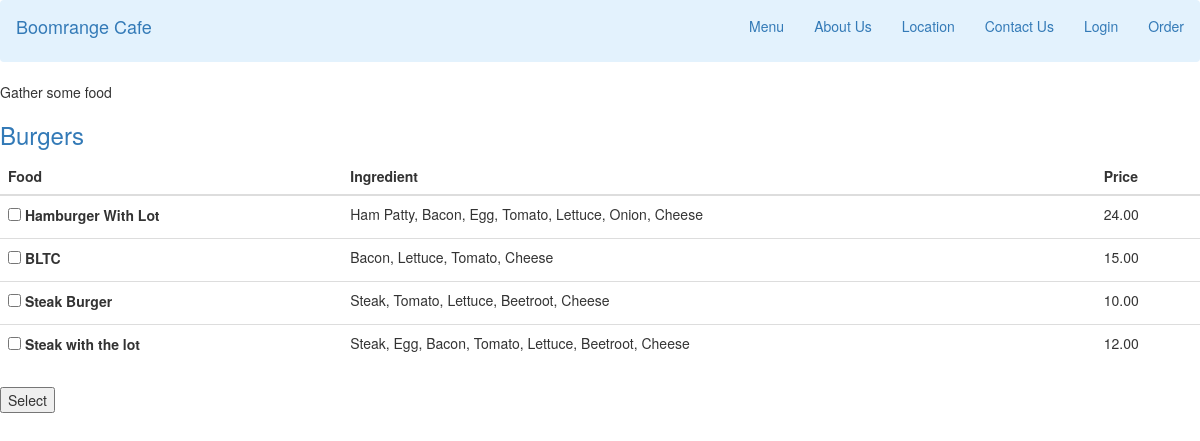
The page /customer/order on the database its author committed.
### customer/models.py (models this page shows)
class Food(models.Model):
    MID = models.ForeignKey(Menu, on_delete=models.CASCADE)
    Name = models.CharField(max_length=60)
    Ingredient = models.CharField(max_length=1000)
    Food_Type = models.TextField(choices = Food_Types, default= 'Burgers', null=False)
    def __str__(self):
        return str(self.MID) + ' ' + str(self.Name) + '' + str(self.Ingredient) + '' + str(self.Food_Type )

class Menu(models.Model):
    MID = models.CharField(max_length=6, primary_key=True)
    Price = models.DecimalField(max_digits=4, decimal_places=2, null=False)
    def __str__(self):
        return str(self.MID) + ' ' + str(self.Price)

### customer/views.py (the view)
# urls.py: path('order', views.order, name = "order"),
def order(request):
    menus = Menu.objects.values()
    foods = Food.objects.all()
    drinks = Drink.objects.all()
    context = {'menus' : menus, 'foods' : foods, 'drinks' : drinks }
    return render(request, 'customer/order.html', context )

### customer/templates/customer/order.html (shortened to what this page needs)
{% extends 'customer/base.html' %}
{% block body %}
Gather some food
<form class="Pick_Food" action="{% url 'customer:place_order' %}" method = "post">
    <div class="Burgers">
        <a name="Burgers"><h3>Burgers</h3></a>
        <table class="table table-hover">
            <thead>
              <tr>
                <th>Food</th>
                <th>Ingredient</th>
                <th>Price</th>
              </tr>
            </thead>
            <tbody>
            {% for food in foods %}
                <tr>
                    {% if food.Food_Type == "Burgers" %}
                    <td><input type="checkbox" id="food{{ forloop.counter }}" name="food_ID" value="{{ food }}"/>
                    <label for="food{{ forloop.counter }}"> {{ food.Name }} </label> </td>
                    <td>{{ food.Ingredient }}</td>
                    <td>{{ food.MID.Price }}</td>
                    {% endif %}
                </tr>
            {% endfor %}
            </tbody>
        </table>
    </div>
    <button class="button" type="submit" style="vertical-align:middle" ><span>Select</span></button>
</form>
{% endblock %}

### rows shown on the page
Food: Name "Hamburger With Lot", Ingredient "Ham Patty, Bacon, Egg, Tomato, Lettuce, Onion, Cheese", MID.Price "24.00"
Food: Name "BLTC", Ingredient "Bacon, Lettuce, Tomato, Cheese", MID.Price "15.00"
Food: Name "Steak Burger", Ingredient "Steak, Tomato, Lettuce, Beetroot, Cheese", MID.Price "10.00"
Food: Name "Steak with the lot", Ingredient "Steak, Egg, Bacon, Tomato, Lettuce, Beetroot, Cheese", MID.Price "12.00"
